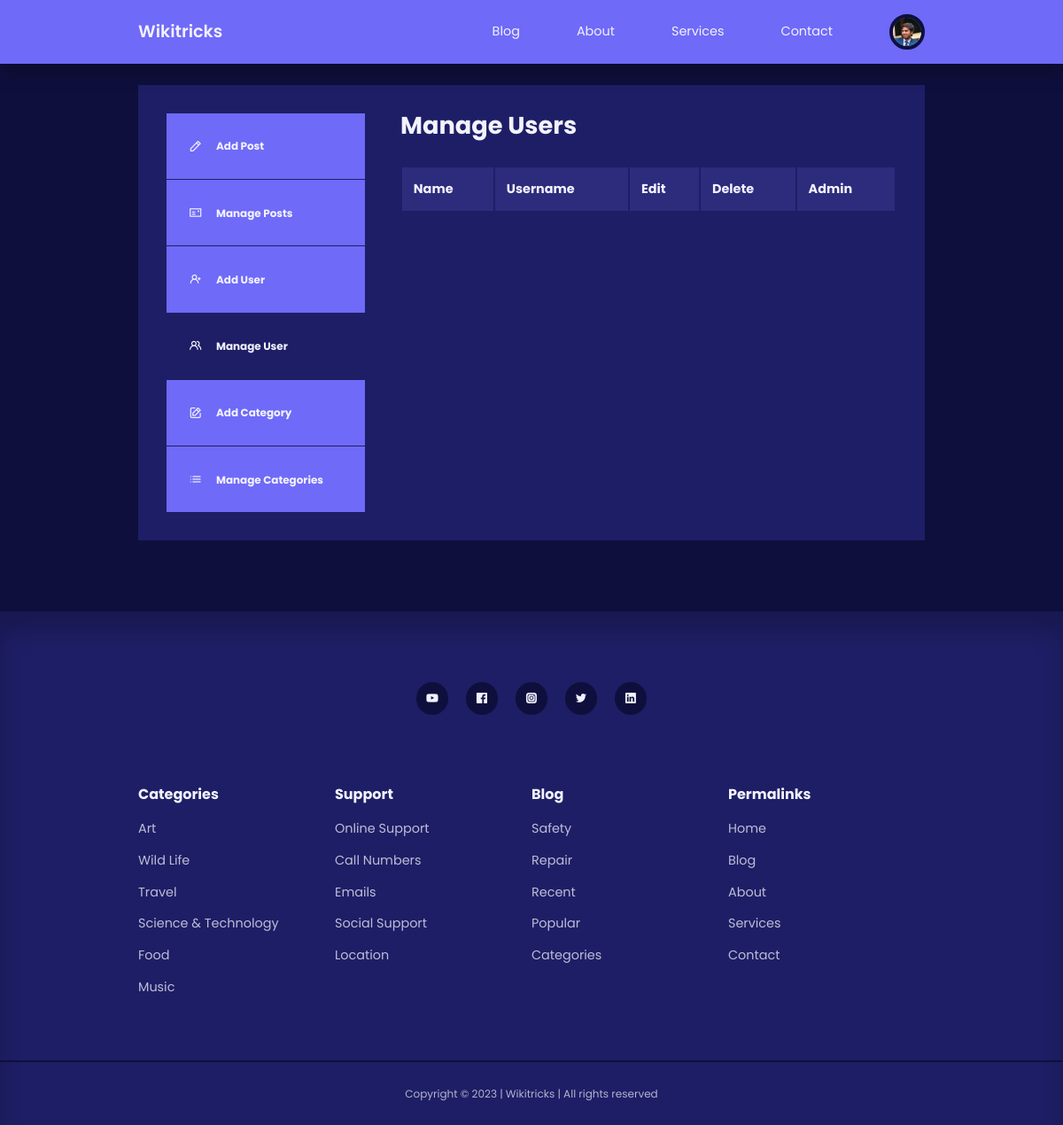
Before: /admin/manage-users.php (signed in) with the older database file.
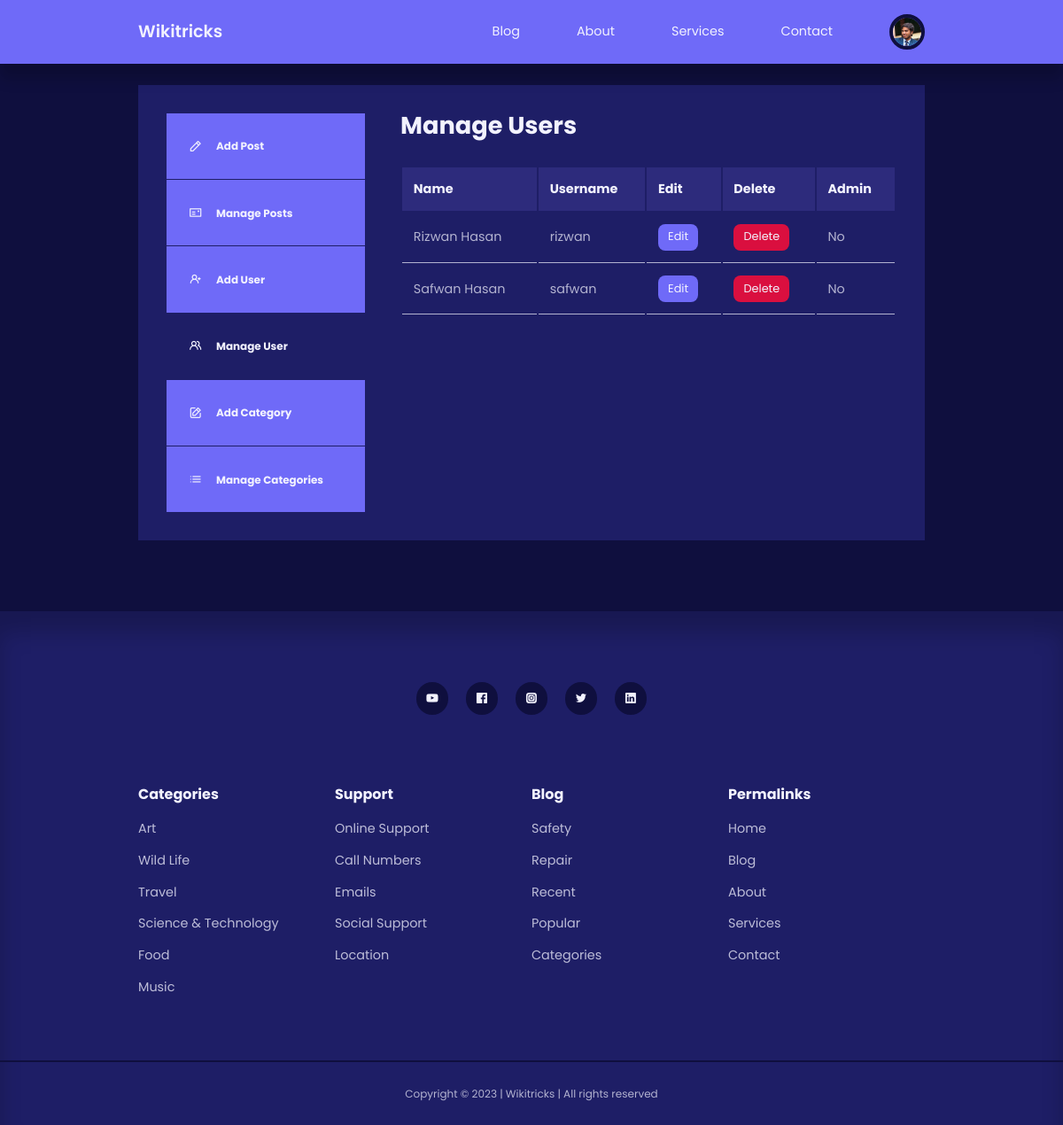
After: the same page with the newer database file.
### tables this page shows
CREATE TABLE `users` (
  `id` int(11) UNSIGNED NOT NULL,
  `firstname` varchar(50) NOT NULL,
  `lastname` varchar(50) NOT NULL,
  `username` varchar(50) NOT NULL,
  `email` varchar(100) NOT NULL,
  `password` varchar(255) NOT NULL,
  `avatar` varchar(255) NOT NULL,
  `is_admin` tinyint(1) NOT NULL
);

### admin/partials/header.php (called while the page is built, shortened)
<?php
require '../partials/header.php';

### admin/manage-users.php (the view, shortened to what this page needs)
<?php
include 'partials/header.php';
$current_admin_id = $_SESSION['user-id'];
$query = "SELECT * FROM users WHERE NOT id=$current_admin_id";
$users = mysqli_query($connection, $query);
?>
<section class="dashboard">
    <div class="container dashboard__container">
        <aside>
            <ul>
                <li>
                    <a href="add-post.php"><i class="uil uil-pen"></i>
                        <h5>Add Post</h5>
                    </a>
                </li>
                <li>
                    <a href="index.php"><i class="uil uil-postcard"></i>
                        <h5>Manage Posts</h5>
                    </a>
                </li>
                <?php if (isset($_SESSION['user_is_admin'])) : ?>
                    <li>
                        <a href="add-user.php"><i class="uil uil-user-plus"></i>
                            <h5>Add User</h5>
                        </a>
                    </li>
                    <li>
                        <a href="manage-users.php" class="active"><i class="uil uil-users-alt"></i>
                            <h5>Manage User</h5>
                        </a>
                    </li>
                    <li>
                        <a href="add-category.php"><i class="uil uil-edit"></i>
                            <h5>Add Category</h5>
                        </a>
                    </li>
                    <li>
                        <a href="manage-categories.php"><i class="uil uil-list-ul"></i>
                            <h5>Manage Categories</h5>
                        </a>
                    </li>
                <?php endif ?>
            </ul>
        </aside>
        <main>
            <h2>Manage Users</h2>
            <table>
                <thead>
                    <tr>
                        <th>Name</th>
                        <th>Username</th>
                        <th>Edit</th>
                        <th>Delete</th>
                        <th>Admin</th>
                    </tr>
                </thead>
                <tbody>
                    <?php while ($user = mysqli_fetch_assoc($users)) : ?>
                        <tr>
                            <td><?= "{$user['firstname']} {$user['lastname']}" ?></td>
                            <td><?= $user['username'] ?></td>
                            <td><a href="<?= ROOT_URL ?>admin/edit-user.php?id=<?= $user['id'] ?>" class="btn sm">Edit</a></td>
                            <td><a href="<?= ROOT_URL ?>admin/delete-user.php?id=<?= $user['id'] ?>" class="btn sm danger">Delete</a></td>
                            <td><?= $user['is_admin'] ? 'Yes' : 'No' ?></td>
                        </tr>
                    <?php endwhile ?>
                </tbody>
            </table>
        </main>
    </div>
</section>
<?php
include '../partials/footer.php';
?>

### partials/header.php (shortened to what this page needs)
<?php
require 'config/database.php';
if(isset($_SESSION['user-id'])) {
    $id = filter_var($_SESSION['user-id'], FILTER_SANITIZE_NUMBER_INT);
    $query = "SELECT avatar FROM users WHERE id=$id";
    $result = mysqli_query($connection, $query);
    $avatar = mysqli_fetch_assoc($result);
}
?>
<!DOCTYPE html>
<html lang="en">
<head>
    <link rel="stylesheet" href="<?= ROOT_URL ?>css/style.css">
    <link rel="stylesheet" href="https://unicons.iconscout.com/release/v4.0.0/css/line.css">
</head>
<body>
    <nav>
        <div class="container nav__container">
            <a href="<?= ROOT_URL ?>" class="nav__logo">Wikitricks</a>
            <ul class="nav__items">
                <li><a href="<?= ROOT_URL ?>blog.php">Blog</a></li>
                <li><a href="<?= ROOT_URL ?>about.php">About</a></li>
                <li><a href="<?= ROOT_URL ?>services.php">Services</a></li>
                <li><a href="<?= ROOT_URL ?>contact.php">Contact</a></li>
                <?php if (isset($_SESSION['user-id'])) : ?>
                    <li class="nav__profile">
                        <div class="avatar">
                            <img src="<?= ROOT_URL . 'images/' . $avatar['avatar'] ?>">
                        </div>
                    </li>
                <?php else : ?>
                    <li><a href="<?= ROOT_URL ?>signin.php">Signin</a></li>
                <?php endif ?>
            </ul>
        </div>
    </nav>

### partials/footer.php (shortened to what this page needs)
<footer>
    <div class="footer__socials">
        <a href="https://youtube.com/wikitricks" target="_blank"><i class="uil uil-youtube"></i></a>
        <a href="https://facebook.com" target="_blank"><i class="uil uil-facebook"></i></a>
        <a href="https://instagram.com" target="_blank"><i class="uil uil-instagram-alt"></i></a>
        <a href="https://twitter.com" target="_blank"><i class="uil uil-twitter"></i></a>
        <a href="https://linkedin.com" target="_blank"><i class="uil uil-linkedin"></i></a>
    </div>
    <div class="container footer__container">
        <article>
            <h4>Categories</h4>
            <ul>
                <li><a href="">Art</a></li>
                <li><a href="">Wild Life</a></li>
                <li><a href="">Travel</a></li>
                <li><a href="">Science & Technology</a></li>
                <li><a href="">Food</a></li>
                <li><a href="">Music</a></li>
            </ul>
        </article>
        <article>
            <h4>Support</h4>
            <ul>
                <li><a href="">Online Support</a></li>
                <li><a href="">Call Numbers</a></li>
                <li><a href="">Emails</a></li>
                <li><a href="">Social Support</a></li>
                <li><a href="">Location</a></li>
            </ul>
        </article>
        <article>
            <h4>Blog</h4>
            <ul>
                <li><a href="">Safety</a></li>
                <li><a href="">Repair</a></li>
                <li><a href="">Recent</a></li>
                <li><a href="">Popular</a></li>
                <li><a href="">Categories</a></li>
            </ul>
        </article>
        <article>
            <h4>Permalinks</h4>
            <ul>
                <li><a href="">Home</a></li>
                <li><a href="">Blog</a></li>
                <li><a href="">About</a></li>
                <li><a href="">Services</a></li>
                <li><a href="">Contact</a></li>
            </ul>
        </article>
    </div>
    <div class="footer__copyright">
        <small>Copyright &copy; 2023 | Wikitricks | All rights reserved</small>
    </div>
</footer>
</body>
</html>

### css/style.css (style rules this page uses)
:root { --color-primary: #6f6af8; --color-primary-light: hsl(242, 91%, 69%, 18%); --color-primary-variant: #5854c7; --color-red: #da0f3f; --color-red-light: hsl(346, 87%, 46%, 15%); --color-green: #00c476; --color-green-light: hsl(156, 100%, 38%, 15%); --color-gray-900: #1e1e66; --color-gray-700: #2d2b7c; --color-gray-300: rgba(242, 242, 254, 0.3); --color-gray-200: rgba(242, 242, 254, 0.7); --color-white: #f2f2fe; --color-bg: #0f0f3e; --transition: all 300ms ease; --container-width-lg: 74%; --container-width-md: 88%; --form-width: 40%; --card-border-radius-1: 0.3rem; --card-border-radius-2: 0.5rem; --card-border-radius-3: 0.8rem; --card-border-radius-4: 2rem; --card-border-radius-5: 5rem; }
* { margin: 0; padding: 0; outline: 0; border: 0; appearance: 0; list-style: none; text-decoration: none; box-sizing: border-box; font-family: 'Poppins', sans-serif; }
body { line-height: 1.6; color: var(--color-gray-200); overflow-x: hidden; background: var(--color-bg); font-size: 0.9rem; }
.container { width: var(--container-width-lg); max-width: 1800px; margin-inline: auto; }
section { margin-top: 3rem; width: 100vw; }
h1, h2, h3, h4, h5 { color: var(--color-white); line-height: 1.3; }
h2 { font-size: 1.7rem; margin: 1rem 0; }
h4 { font-size: 1rem; }
a { color: var(--color-white); transition: var(--transition); }
img { display: block; width: 100%; object-fit: cover; }
nav { background: var(--color-primary); width: 100vw; height: 4.5rem; position: fixed; top: 0; z-index: 10; box-shadow: 0 1rem 1rem rgba(0, 0, 0, 0.2); }
.nav__container { height: 100%; display: flex; align-items: center; justify-content: space-between; }
.avatar { width: 2.5rem; height: 2.5rem; border-radius: 50%; overflow: hidden; border: 0.3rem solid var(--color-bg); }
.nav__logo { font-weight: 600; font-size: 1.2rem; }
.nav__items { display: flex; align-items: center; gap: 4rem; }
.nav__profile { position: relative; cursor: pointer; }
footer { background: var(--color-gray-900); padding: 5rem 0 0; box-shadow: inset 0 1.5rem 1.5rem rgba(0, 0, 0, 0.2); }
.footer__socials { margin-inline: auto; width: fit-content; margin-bottom: 5rem; display: flex; justify-content: space-between; align-items: center; gap: 1.2rem; }
.footer__socials a { background: var(--color-bg); border-radius: 50%; width: 2.3rem; height: 2.3rem; display: flex; align-items: center; justify-content: center; }
.footer__container { display: grid; grid-template-columns: repeat(4, 1fr); }
footer h4 { color: var(--color-white); margin-bottom: 0.6rem; }
footer ul li { padding: 0.4rem 0; }
footer ul a { opacity: 0.75; }
.footer__copyright { text-align: center; padding: 1.5rem 0; border-top: 2px solid var(--color-bg); margin-top: 4rem; }
.btn { display: inline-block; width: fit-content; padding: 0.6rem 1.2rem; background-color: var(--color-primary); border-radius: var(--card-border-radius-2); cursor: pointer; transition: var(--transition); color: var(--color-white); }
.btn.sm { padding: 0.3rem 0.7rem; font-size: 0.8rem; }
.btn.danger { background: var(--color-red); }
.dashboard { margin-top: 6rem; }
.dashboard__container { display: grid; grid-template-columns: 14rem auto; gap: 1rem; background: var(--color-gray-900); padding: 2rem; margin-bottom: 5rem; }
.dashboard aside a { background-color: var(--color-primary); display: flex; gap: 1rem; align-items: center; padding: 1.6rem; }
.dashboard aside ul li:not(:last-child) a { border-bottom: 1px solid var(--color-gray-900); }
.dashboard aside a.active { background-color: var(--color-gray-900); }
.dashboard main { margin-left: 1.5rem; }
.dashboard main h2 { margin: 0 0 2rem 0; line-height: 1; }
.dashboard main table { width: 100%; text-align: left; }
.dashboard main table th { background: var(--color-gray-700); padding: 0.8rem; color: var(--color-white); }
.dashboard main table td { padding: 0.8rem; border-bottom: 1px solid var(--color-gray-200); }

Changed rows visible on the page:
added users: firstname "Rizwan", lastname "Hasan", username "rizwan", is_admin "No"
added users: firstname "Safwan", lastname "Hasan", username "safwan", is_admin "No"
